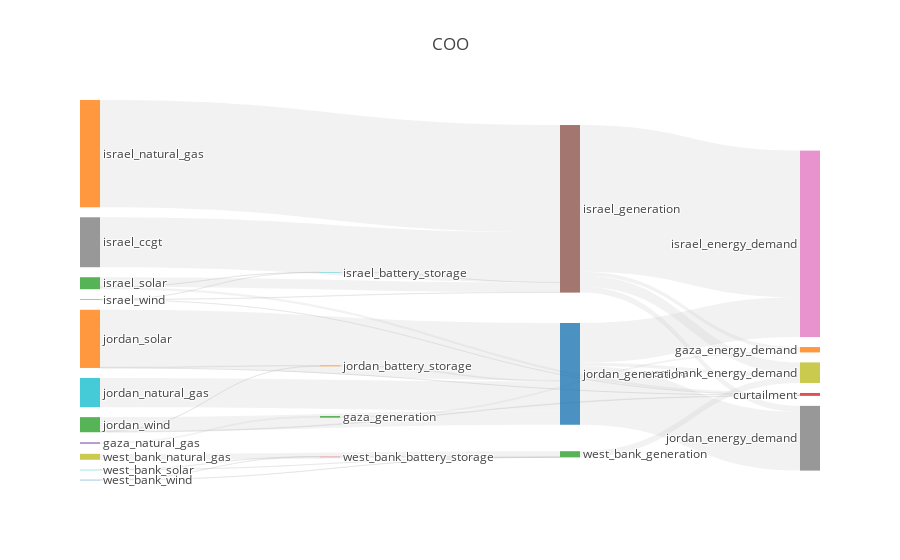

Notebook source saved alongside this figure:
### Code cell
import plotly.io as pio
import plotly.graph_objs as go
from plotly.offline import download_plotlyjs, init_notebook_mode, plot, iplot
pio.renderers.default = 'iframe'

scenario='COO'

fig = results[scenario].plot_flows_sankey(title=scenario)
pio.write_image(fig, f'../outputs/figures/OMS_sankey_{scenario}.png',scale=4, width=1100, height=700)

### Figure 1 — Plotly figure (JSON) as saved in the notebook; plotly's stock layout.template omitted (floating-point values rounded to 4 significant figures)
{"data": [{"domain": {"x": [0, 1], "y": [0, 1]}, "link": {"color": ["rgba(189, 189, 189, 0.2)", "rgba(189, 189, 189, 0.2)", "rgba(189, 189, 189, 0.2)", "rgba(189, 189, 189, 0.2)", "rgba(189, 189, 189, 0.2)", "rgba(189, 189, 189, 0.2)", "rgba(189, 189, 189, 0.2)", "rgba(189, 189, 189, 0.2)", "rgba(189, 189, 189, 0.2)", "rgba(189, 189, 189, 0.2)", "rgba(189, 189, 189, 0.2)", "rgba(189, 189, 189, 0.2)", "rgba(189, 189, 189, 0.2)", "rgba(189, 189, 189, 0.2)", "rgba(189, 189, 189, 0.2)", "rgba(189, 189, 189, 0.2)", "rgba(189, 189, 189, 0.2)", "rgba(189, 189, 189, 0.2)", "rgba(189, 189, 189, 0.2)", "rgba(189, 189, 189, 0.2)", "rgba(189, 189, 189, 0.2)", "rgba(189, 189, 189, 0.2)", "rgba(189, 189, 189, 0.2)", "rgba(189, 189, 189, 0.2)", "rgba(189, 189, 189, 0.2)", "rgba(189, 189, 189, 0.2)", "rgba(189, 189, 189, 0.2)", "rgba(189, 189, 189, 0.2)", "rgba(189, 189, 189, 0.2)", "rgba(189, 189, 189, 0.2)", "rgba(189, 189, 189, 0.2)", "rgba(189, 189, 189, 0.2)", "rgba(189, 189, 189, 0.2)", "rgba(189, 189, 189, 0.2)", "rgba(189, 189, 189, 0.2)", "rgba(189, 189, 189, 0.2)", "rgba(189, 189, 189, 0.2)", "rgba(189, 189, 189, 0.2)", "rgba(189, 189, 189, 0.2)", "rgba(189, 189, 189, 0.2)", "rgba(189, 189, 189, 0.2)", "rgba(189, 189, 189, 0.2)", "rgba(189, 189, 189, 0.2)", "rgba(189, 189, 189, 0.2)", "rgba(189, 189, 189, 0.2)", "rgba(189, 189, 189, 0.2)", "rgba(189, 189, 189, 0.2)", "rgba(189, 189, 189, 0.2)", "rgba(189, 189, 189, 0.2)", "rgba(189, 189, 189, 0.2)", "rgba(189, 189, 189, 0.2)", "rgba(189, 189, 189, 0.2)"], "source": [0, 34, 2, 32, 4, 5, 5, 5, 39, 7, 8, 9, 35, 35, 35, 35, 11, 12, 12, 12, 13, 13, 13, 41, 15, 16, 17, 40, 40, 40, 19, 20, 21, 21, 21, 22, 22, 22, 43, 24, 25, 26, 42, 42, 42, 28, 29, 29, 29, 30, 30, 30], "target": [31, 32, 32, 31, 32, 33, 34, 32, 35, 35, 35, 35, 31, 36, 37, 38, 35, 33, 39, 35, 33, 39, 35, 40, 40, 40, 40, 36, 37, 38, 40, 40, 33, 41, 40, 33, 41, 40, 42, 42, 42, 42, 36, 37, 38, 42, 33, 43, 42, 33, 43, 42], "value": [0, 0, 0, 192100.0, 192100.0, 0, 0, 0, 23430.0, 5987000.0, 0, 0, 448300.0, 17580000.0, 729100.0, 1323000.0, 12860000.0, 254100.0, 21200.0, 1163000.0, 8670.0, 2288.0, 53150.0, 113000.0, 0, 0, 0, 4765000.0, 7028000.0, 401400.0, 3500000.0, 0, 10830.0, 77390.0, 6884000.0, 74670.0, 35930.0, 1698000.0, 407.5, 0, 0, 0, 0, 0, 739000.0, 710400.0, 0, 109.0, 3209.0, 0, 299.7, 24930.0]}, "node": {"label": ["egypt_generation", "gaza_battery_storage", "gaza_diesel", "gaza_generation", "gaza_natural_gas", "gaza_solar", "israel_battery_storage", "israel_ccgt", "israel_coal", "israel_diesel", "israel_generation", "israel_natural_gas", "israel_solar", "israel_wind", "jordan_battery_storage", "jordan_ccgt", "jordan_coal", "jordan_diesel", "jordan_generation", "jordan_natural_gas", "jordan_shale", "jordan_solar", "jordan_wind", "west_bank_battery_storage", "west_bank_ccgt", "west_bank_coal", "west_bank_diesel", "west_bank_generation", "west_bank_natural_gas", "west_bank_solar", "west_bank_wind", "gaza_energy_demand", "gaza_generation", "curtailment", "gaza_battery_storage", "israel_generation", "israel_energy_demand", "jordan_energy_demand", "west_bank_energy_demand", "israel_battery_storage", "jordan_generation", "jordan_battery_storage", "west_bank_generation", "west_bank_battery_storage"], "line": {"color": "black", "width": 0}, "pad": 10}, "orientation": "h", "type": "sankey", "valueformat": ".0f"}], "layout": {"autosize": true, "font": {"size": 12}, "title": {"text": "COO"}}}
